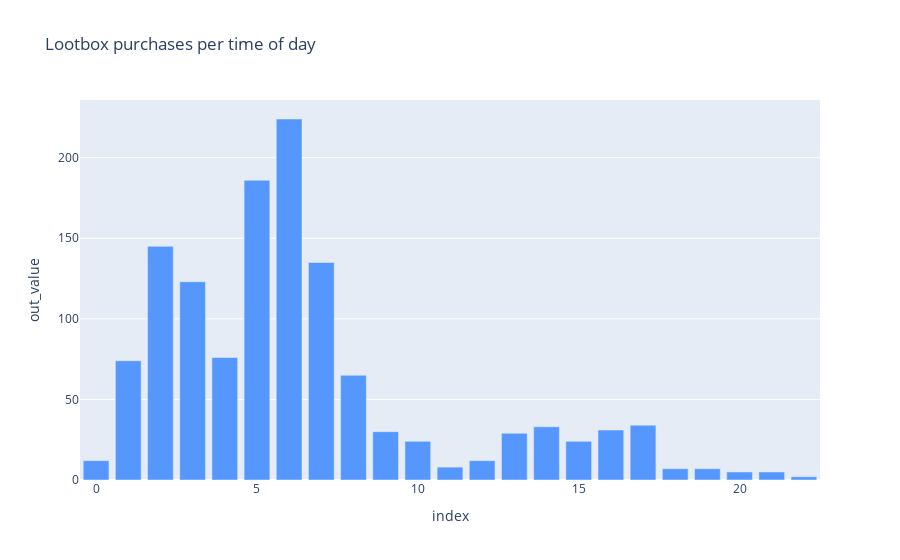

The notebook cell this image was saved under:
### Code cell
# user purchases by time of the day
purchase_by_hour = df_purchases_value[df_purchases_value['user']  == 'SM***-ULGN'].groupby([df_purchases_value['datetime_zh'].dt.hour], as_index=False).count().reset_index()

fig1 = px.bar(purchase_by_hour, x='index', y='out_value', title='Lootbox purchases per time of day', color_discrete_sequence=["#5597ff"])
display(fig1)

### Figure 1 — Plotly figure (JSON) as saved in the notebook; plotly's stock layout.template omitted (floating-point values rounded to 4 significant figures)
{"data": [{"alignmentgroup": "True", "hovertemplate": "index=%{x}<br>out_value=%{y}<extra></extra>", "legendgroup": "", "marker": {"color": "#5597ff", "pattern": {"shape": ""}}, "name": "", "offsetgroup": "", "orientation": "v", "showlegend": false, "textposition": "auto", "type": "bar", "x": [0, 1, 2, 3, 4, 5, 6, 7, 8, 9, 10, 11, 12, 13, 14, 15, 16, 17, 18, 19, 20, 21, 22], "xaxis": "x", "y": [12, 74, 145, 123, 76, 186, 224, 135, 65, 30, 24, 8, 12, 29, 33, 24, 31, 34, 7, 7, 5, 5, 2], "yaxis": "y"}], "layout": {"barmode": "relative", "legend": {"tracegroupgap": 0}, "title": {"text": "Lootbox purchases per time of day"}, "xaxis": {"anchor": "y", "domain": [0, 1], "title": {"text": "index"}}, "yaxis": {"anchor": "x", "domain": [0, 1], "title": {"text": "out_value"}}}}
